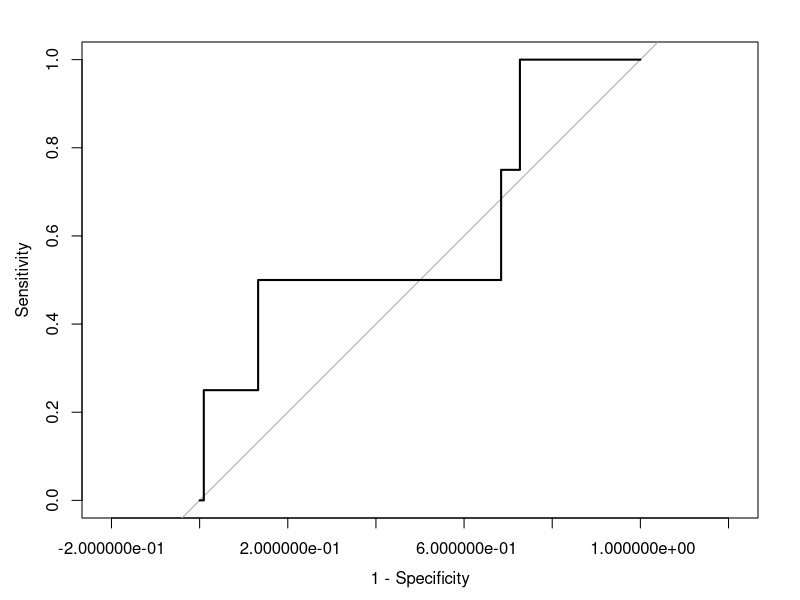

R code for this plot:
## ---- chunk 1
# define certain setup parameters
knitr::opts_chunk$set(echo = TRUE,
                      warning = FALSE,
                      message = FALSE,
                      cache = TRUE)
## ---- chunk 2
library(tidyverse)
library(pROC)
library(knitr)
# Load magrittr compound pipe
`%<>%` <- magrittr::`%<>%`
## ---- chunk 3
# financial information on various companies between 1990 and 2014.
fraud.data <- read_csv("fraud.csv")
# quick check to see if any NAs in misstate
unique(is.na(fraud.data$misstate)) # FALSE
## ---- chunk 4
# begin by splitting data randomly
set.seed(123)
n <- nrow(fraud.data)
train_indices <- sample(1:n, size = floor(0.8*n))
train_fraud <- fraud.data %>% slice(train_indices)
test_fraud <- fraud.data %>% slice(-train_indices)
## ---- chunk 5
#impute missing values in test data using means from the training set===========

# begin by replacing 0s with NAs in training set 
train_fraud %<>%
   mutate(across(.cols = csho:board_size, # use only predictors
                .fns = ~replace(., . == 0, NA)))

# get the means from the training set
training_means <- apply(train_fraud %>% select(-misstate), MARGIN = 2,
                        FUN = mean,
                        na.rm = T)
# replace 0s with NAs in test set
test_fraud %<>%
  mutate(across(.cols = csho:board_size, # use only predictors
                .fns = ~replace(., . == 0, NA)))

# impute means for NAs
test_fraud %<>%
  replace_na(as.list(training_means))
## ---- chunk 6
#cleanup
rm(training_means)
## ---- chunk 7
# clean training data by imputing mean for NA values 
train_fraud %<>%
  # impute mean for NAs
  mutate(across(.cols = csho:board_size,
                .fns = ~ replace_na(., mean(., na.rm = TRUE)))) 
## ---- chunk 8
m_log_reg <- glm(formula = misstate ~ ., # use . to get all the predictors 
                 data = train_fraud,
                 family = binomial) # for logistic regression
## ---- chunk 9
summary(m_log_reg)
## ---- chunk 10
sig_vars <- c("num_independent",
              "board_size")

sig_vars_data <- fraud.data %>%
  # get the training data before its been imputed
  slice(train_indices) %>%
  # extract stat. significant variables
  select(all_of(sig_vars))

# (colSums(is.na(sig_vars_data)) + colSums(sig_vars_data == 0))/nrow(sig_vars_data)

apply(sig_vars_data, 2, function(x) round(mean(x == 0) + mean(is.na(x)), 3)) %>%
  kable(col.names = c("Proportion Imputed"))

rm(sig_vars_data) #cleanup
## ---- chunk 11
sig_vars <- c(sig_vars,"misstate") # add response variable & remove these vars.

unsig_vars_data <- fraud.data %>%
  # get the training data before its been imputed
  slice(train_indices) %>%
  # extract stat. significant variables
  select(-all_of(sig_vars))

apply(unsig_vars_data, 2, function(x) round(mean(x == 0) + mean(is.na(x)), 3)) %>%
  kable(col.names = c("Proportion Imputed"))

rm(unsig_vars_data) #cleanup
## ---- chunk 12
pred_probs <- predict(m_log_reg, newdata = test_fraud, type = "response")

roc_obj <- roc(predictor = pred_probs,
    response = test_fraud$misstate)

plot(roc_obj, legacy.axes = T)
## ---- chunk 13
auc(roc_obj)
## ---- chunk 14
table(test_fraud$misstate)
## ---- chunk 15
output <- tibble(pred_prob = pred_probs,
       test_misstate = test_fraud$misstate) %>%
  arrange(-pred_probs)
  
pos_indices <- which(output$test_misstate == 1)
## ---- chunk 16
actual_pos <- cbind(output[pos_indices,1], indices = pos_indices)
actual_pos
## ---- chunk 17
pred_labs <- if_else(pred_probs > 0.21, 1, 0)
# confusion matrix
conf_mtx <- table(pred_labs, test_fraud$misstate)
conf_mtx 
## ---- chunk 18
# sensitivity
#TP/P 
conf_mtx[2,2]/sum(conf_mtx[,2])
## ---- chunk 19
# 1 - specificity(TN/N) 
# FP/N
1- conf_mtx[1,1]/sum(conf_mtx[,1])
## ---- chunk 20
pos_indices <- pos_indices - 1
cbind(output[pos_indices,1], indices = pos_indices) 
## ---- chunk 21
pred_labs <- if_else(pred_probs > 0.0009, 1, 0)
# confusion matrix
conf_mtx <- table(pred_labs, test_fraud$misstate)
conf_mtx 
## ---- chunk 22
# sensitivity
#TP/P 
conf_mtx[2,2]/sum(conf_mtx[,2])
## ---- chunk 23
# 1 - specificity(TN/N) 
# FP/N
1- conf_mtx[1,1]/sum(conf_mtx[,1])
